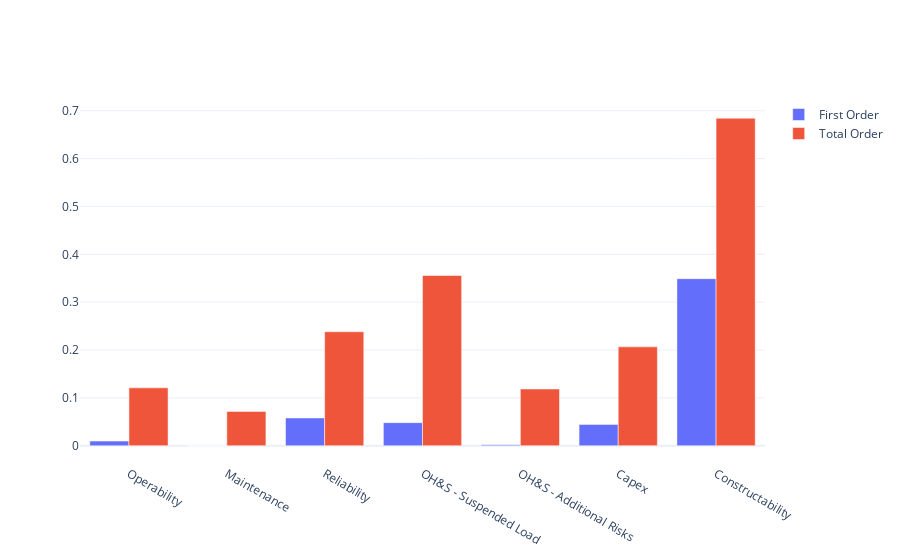

The notebook cell saved with this chart:
### Code cell
fig = go.Figure(
    data=[
        go.Bar(name='First Order', x=labels, y=Si_df.S1),
        go.Bar(name='Total Order', x=labels, y=Si_df.ST)
    ],
)
# Change the bar mode
fig.update_layout(barmode='group', template="plotly_white", plot_bgcolor="#FFFFFF")
fig.show()

### Figure 1 — Plotly figure (JSON) as saved in the notebook; plotly's stock layout.template omitted (floating-point values rounded to 4 significant figures)
{"data": [{"name": "First Order", "type": "bar", "x": ["Operability", "Maintenance", "Reliability", "OH&S - Suspended Load", "OH&S - Additional Risks", "Capex", "Constructability"], "y": [0.009835, -9.024e-05, 0.05815, 0.04829, 0.002075, 0.04463, 0.3491]}, {"name": "Total Order", "type": "bar", "x": ["Operability", "Maintenance", "Reliability", "OH&S - Suspended Load", "OH&S - Additional Risks", "Capex", "Constructability"], "y": [0.121, 0.07175, 0.2382, 0.3557, 0.1186, 0.2067, 0.6844]}], "layout": {"barmode": "group", "plot_bgcolor": "#FFFFFF"}}
